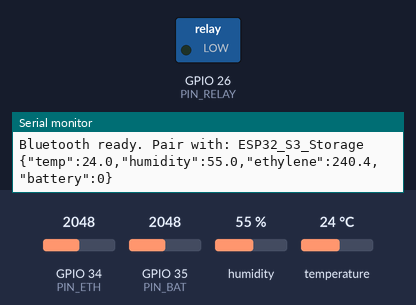
The sketch below on a simulated ESP32. On the bench: switched loads named in the sketch (green lamp = pin HIGH), the last lines printed to the serial monitor. The inputs (shaded band) are chosen by the test bench; at power-on: GPIO 34 (PIN_ETH) = 2048, GPIO 35 (PIN_BAT) = 2048, humidity 55 %, temperature 24 °C (analog values on the 0–4095 scale). Nothing arrives over Bluetooth unless stated.

Above: at 2.8 s.
2.9 s: GPIO 34 (PIN_ETH) set to 2600
5.3 s: GPIO 34 (PIN_ETH) set to 2688
At 7.3 s:
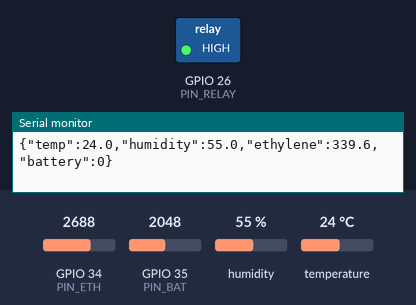
7.6 s: GPIO 34 (PIN_ETH) set to 2373
9.3 s: GPIO 34 (PIN_ETH) set to 2245
At 10.5 s:
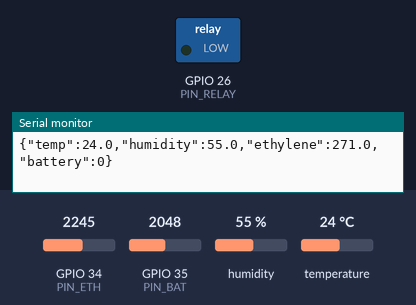
11.6 s: GPIO 34 (PIN_ETH) set to 2866
At 13.2 s:
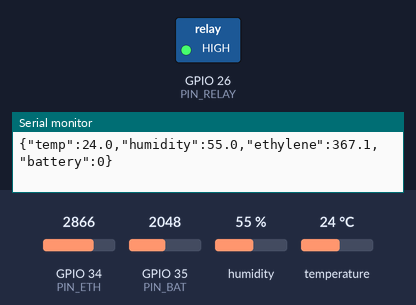
Timing chart, 0 to 14.6 s (numbered marks = the images above; inputs shaded):
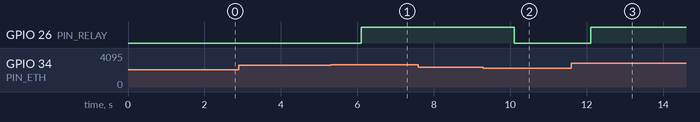

Measured:
- the behaviour switches between 2625 and 2626 on GPIO 34 (PIN_ETH) (found by bisection; images 0 and 1)
- the behaviour switches between 2305 and 2304 on GPIO 34 (PIN_ETH) (found by bisection; images 1 and 2)
- after the input at 5.3 s, GPIO 26 (PIN_RELAY): LOW → HIGH after 0.81 s
- after the input at 9.3 s, GPIO 26 (PIN_RELAY): HIGH → LOW after 0.81 s
- after the input at 11.6 s, GPIO 26 (PIN_RELAY): LOW → HIGH after 0.51 s

The sketch:

storage_monitor.ino
```cpp
/*
  IoT-Enabled Edge AI Post-Harvest Storage Systems  -  ESP32 firmware

  Sends one JSON line every 2 s over Bluetooth Classic (SPP) to the DroidScript app:
    {"temp":37.1,"humidity":87.5,"ethylene":42.0,"battery":88}

  The app looks for the Bluetooth device named BT_NAME below (must match BT_NAME in the app),
  so pair the ESP32 in Android Bluetooth settings first.

  IMPORTANT - BOARD:
    Bluetooth Classic (BluetoothSerial) works on the ORIGINAL ESP32 (DevKit / WROOM / WROVER).
    The ESP32-S3 has BLE only, so this sketch will NOT compile for an S3 (see the #error below).

  Libraries (Library Manager):  "Adafruit SHT31 Library"  (installs Adafruit BusIO as well)
  Board:  "ESP32 Dev Module"  (esp32 board package by Espressif)

  Wiring (default pins, change below if needed):
    SHT31      SDA -> GPIO21, SCL -> GPIO22, VIN -> 3.3V, GND -> GND   (address 0x44)
    Ethylene   analog output -> GPIO34   (see readEthylenePpm(), CALIBRATE THIS)
    Battery    pack+ -> divider -> GPIO35 (see BAT_DIVIDER)
    Fan relay  IN -> GPIO26   (HIGH = fan ON; set RELAY_ACTIVE_LOW if your module is active-low)
*/

#include <Wire.h>
#include <Adafruit_SHT31.h>
#include "BluetoothSerial.h"

#if !defined(CONFIG_BT_ENABLED) || !defined(CONFIG_BLUEDROID_ENABLED) || !defined(CONFIG_BT_SPP_ENABLED)
#error "Bluetooth Classic (SPP) is not available on this board. Use an original ESP32 (not ESP32-S3/C3) and select 'ESP32 Dev Module'."
#endif

// ---------- Settings ----------
const char*   BT_NAME        = "ESP32_S3_Storage";  // must match BT_NAME in the app
const uint32_t SEND_EVERY_MS = 2000;

// Pins
const int PIN_SDA   = 21;
const int PIN_SCL   = 22;
const int PIN_ETH   = 34;   // ethylene sensor analog output (input-only pin)
const int PIN_BAT   = 35;   // battery divider (input-only pin)
const int PIN_RELAY = 26;   // purge fan relay
const bool RELAY_ACTIVE_LOW = false;

// Fan control (same limit as the app: 330 ppm), with hysteresis so the relay doesn't chatter
const float FAN_ON_PPM  = 330.0;
const float FAN_OFF_PPM = 280.0;

// Ethylene sensor calibration (PLACEHOLDER - replace with your sensor's datasheet / calibration)
// Assumes a linear analog output: ETH_MV_ZERO mV = 0 ppm, ETH_MV_FULL mV = ETH_PPM_FULL ppm.
const float ETH_MV_ZERO  = 400.0;
const float ETH_MV_FULL  = 3000.0;
const float ETH_PPM_FULL = 500.0;

// Battery (LiFePO4 pack) - voltage divider and pack limits
const float BAT_DIVIDER = 5.0;    // (R1+R2)/R2, e.g. 4:1 ratio -> 5.0
const float BAT_V_EMPTY = 10.0;   // pack voltage treated as 0%   (example: 4S LiFePO4)
const float BAT_V_FULL  = 14.4;   // pack voltage treated as 100%
// Note: LiFePO4 voltage is very flat, so this percentage is only an approximation.

// ---------- Globals ----------
BluetoothSerial SerialBT;
Adafruit_SHT31 sht31;
bool shtOk = false;
bool fanOn = false;
uint32_t lastSend = 0;

// ---------- Helpers ----------
void setFan(bool on) {
  fanOn = on;
  digitalWrite(PIN_RELAY, (on != RELAY_ACTIVE_LOW) ? HIGH : LOW);
}

// Average several ADC samples (in millivolts) to reduce noise
float readMilliVolts(int pin) {
  uint32_t sum = 0;
  for (int i = 0; i < 16; i++) {
    sum += analogReadMilliVolts(pin);
    delay(2);
  }
  return sum / 16.0f;
}

float readEthylenePpm() {
  float mv  = readMilliVolts(PIN_ETH);
  float ppm = (mv - ETH_MV_ZERO) / (ETH_MV_FULL - ETH_MV_ZERO) * ETH_PPM_FULL;
  if (ppm < 0) ppm = 0;
  if (ppm > 500) ppm = 500;
  return ppm;
}

float readBatteryPercent() {
  float packV = readMilliVolts(PIN_BAT) / 1000.0f * BAT_DIVIDER;
  float pct = (packV - BAT_V_EMPTY) / (BAT_V_FULL - BAT_V_EMPTY) * 100.0f;
  if (pct < 0) pct = 0;
  if (pct > 100) pct = 100;
  return pct;
}

// ---------- Arduino ----------
void setup() {
  Serial.begin(115200);

  pinMode(PIN_RELAY, OUTPUT);
  setFan(false);

  analogReadResolution(12);
  analogSetPinAttenuation(PIN_ETH, ADC_11db);   // ~0-3.1 V range
  analogSetPinAttenuation(PIN_BAT, ADC_11db);

  Wire.begin(PIN_SDA, PIN_SCL);
  shtOk = sht31.begin(0x44);                    // try 0x45 if your module uses the alternate address
  if (!shtOk) Serial.println("SHT31 not found - check wiring");

  SerialBT.begin(BT_NAME);                      // device visible as BT_NAME
  Serial.print("Bluetooth ready. Pair with: ");
  Serial.println(BT_NAME);
}

void loop() {
  if (millis() - lastSend < SEND_EVERY_MS) return;
  lastSend = millis();

  float t = shtOk ? sht31.readTemperature() : NAN;
  float h = shtOk ? sht31.readHumidity()    : NAN;
  float e = readEthylenePpm();
  float b = readBatteryPercent();

  // Fan logic with hysteresis
  if (!fanOn && e >= FAN_ON_PPM)  setFan(true);
  if (fanOn  && e <= FAN_OFF_PPM) setFan(false);

  // The app ignores a line unless temp, humidity and ethylene are all valid numbers
  if (isnan(t) || isnan(h)) {
    Serial.println("SHT31 read failed - skipping this reading");
    shtOk = sht31.begin(0x44);                  // try to recover
    return;
  }

  char line[96];
  snprintf(line, sizeof(line),
           "{\"temp\":%.1f,\"humidity\":%.1f,\"ethylene\":%.1f,\"battery\":%.0f}",
           t, h, e, b);

  Serial.println(line);                         // for the Serial Monitor
  if (SerialBT.hasClient()) SerialBT.println(line);   // newline-terminated, as the app expects
}
```
